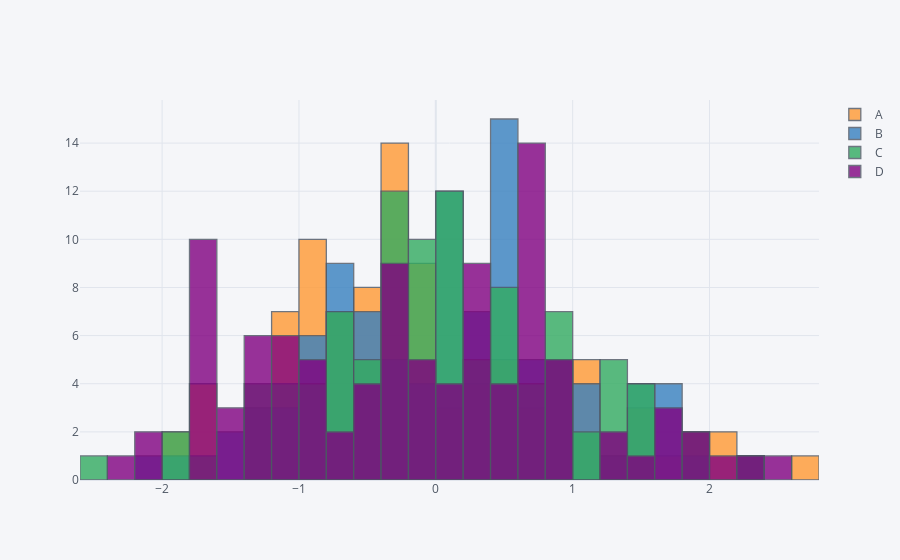

Notebook cell for this chart:
### Code cell
df.iplot(kind='hist',bins=25)
